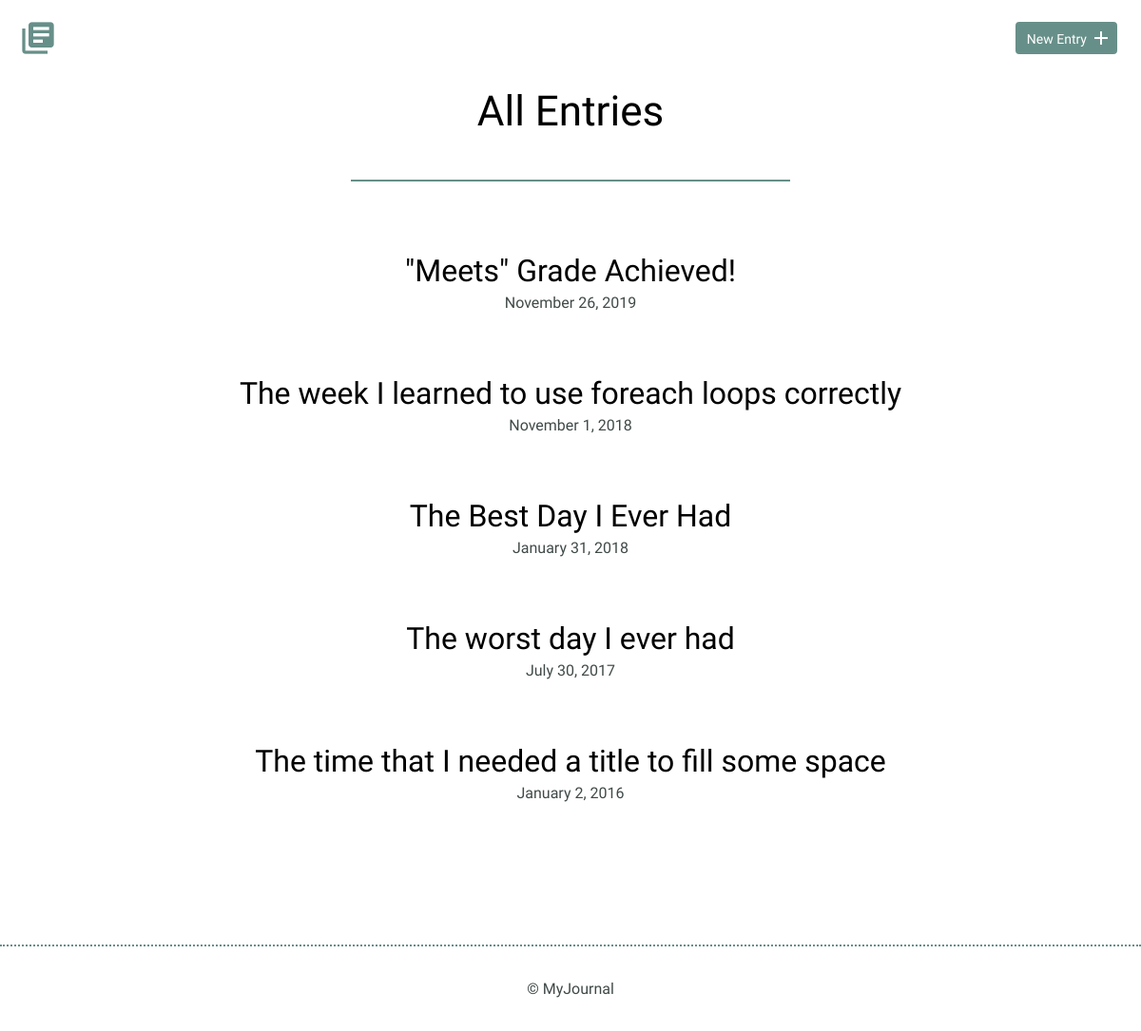
Before: / with the older database file.
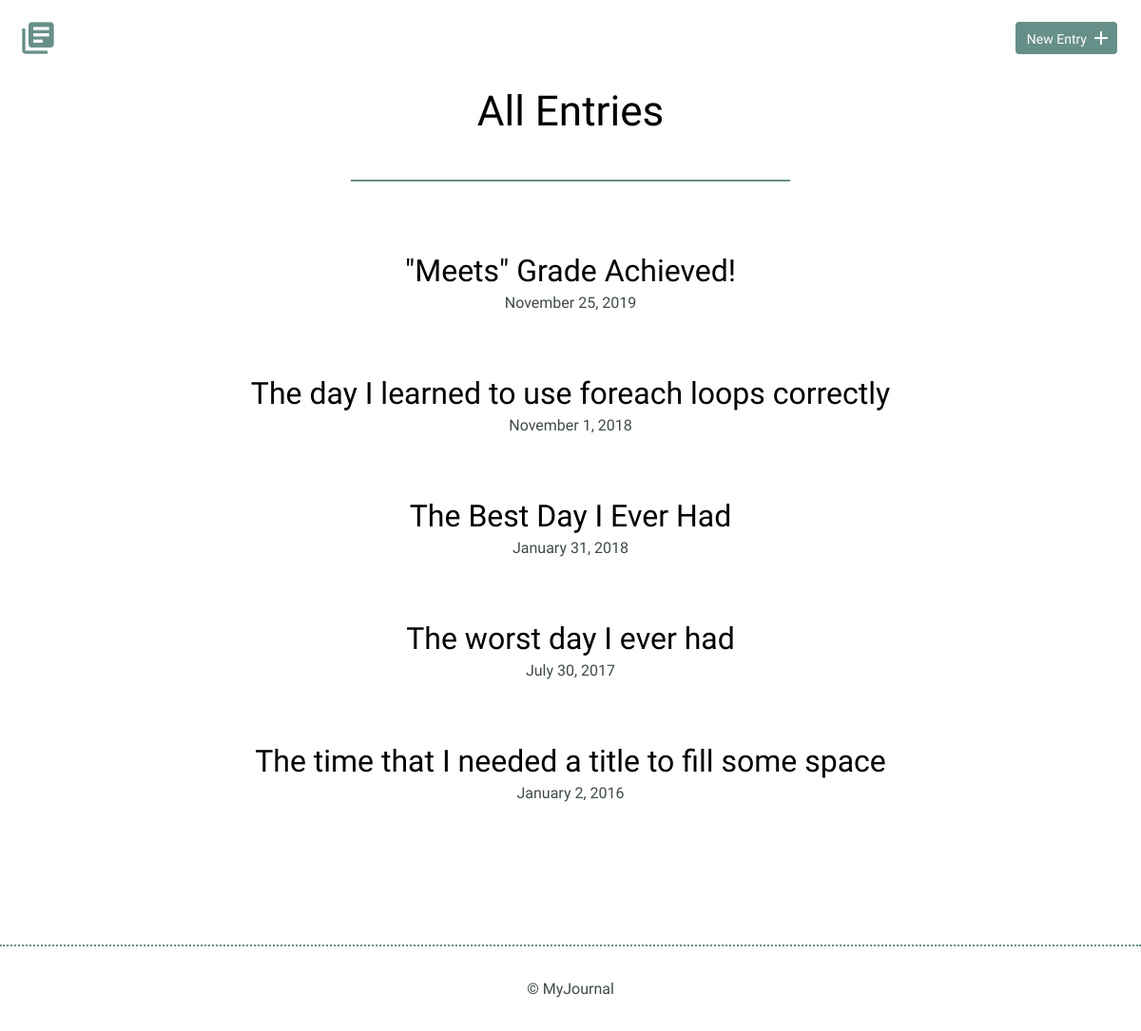
After: the same page with the newer database file.
### tables this page shows
CREATE TABLE "entries" (
	"id"	INTEGER,
	"title"	TEXT,
	"date"	TEXT,
	"time_spent"	INTEGER,
	"learned"	BLOB,
	"resources"	BLOB,
	"tags"	BLOB,
	PRIMARY KEY("id")
);

### inc/functions.php (called while the page is built, shortened)
<?php
function get_entries_list($tag=null){
  include("connection.php");
  try {
    $sql = "SELECT * FROM entries";
    $sql .= " ORDER BY date DESC";
    $results = $db->prepare($sql);
    $results->execute();
    $entries = $results->fetchAll(PDO::FETCH_ASSOC);
    return $entries;
  } catch (Exception $e){
    echo $e->getMessage();
    die();
  }
}

### index.php (the view, shortened to what this page needs)
<?php
require_once('./inc/connection.php');
include('./inc/functions.php');
include('./inc/header.php');
$tag=null;
$pageTitle="All Entries";
?>
<section>
  <div class="container">
    <h1><?= $pageTitle; ?></h1>
    <hr />
    <div class="entry-list">
      <?php foreach(get_entries_list($tag) as $entry) {
      $vardate = explode('-',$entry['date']);
      $year = intval($vardate[0]);
      $month = date('F',mktime(0,0,0,intval($vardate[1])));
      $date = intval($vardate[2]);
      ?>
      <article>
        <h2><a href="detail.php?id=<?= $entry['id']; ?>"><?= $entry['title']; ?></a></h2>
        <time datetime="<?= $entry['date'] ?>"><?= $month; ?> <?= $date ?>, <?= $year; ?></time>
      </article>
      <?php } ?>
    </div>
  </div>
</section>
<?php
include('./inc/footer.php');
?>

### inc/header.php (shortened to what this page needs)
<!DOCTYPE html>
<html>
<head>
  <link rel="stylesheet" href="css/normalize.css">
  <link rel="stylesheet" href="css/site.css">
</head>
<body>
  <header>
    <div class="container">
      <div class="site-header">
        <a class="logo" href="index.php"><i class="material-icons">library_books</i></a>
        <a class="button icon-right" href="entry.php"><span>New Entry</span> <i class="material-icons">add</i></a>
      </div>
    </div>
  </header>

### inc/footer.php
<footer>
  <div>
    &copy; MyJournal
  </div>
</footer>
</body>
</html>

### css/site.css (style rules this page uses)
body { font-size: 16px; color: #404a49; font-family: "Cousine", serif; font-weight: 400; }
.container { margin: 0 auto; padding: 0 25px; }
header .site-header { margin: 0 auto; height: 95px; }
header .logo i { color: #678f89; margin: 20px 0 0 -5px; float: left; font-size: 40px; }
header .button { float: right; margin: 33px 0 0 0; }
footer { text-align: center; padding: 35px 0; border-top: 2px dotted #678f89; }
.button { padding: 8px 10px 6px 10px; background: #678f89; border: 2px solid #678f89; border-radius: 4px; text-decoration: none; color: #FFF; position: relative; text-align: center; font-size: 14px; }
.button.icon-right { padding-right: 30px; top: -10px; }
.button.icon-right i { position: absolute; top: 3px; right: 3px; }
h1, h2, h3 { margin: 0; font-weight: 400; line-height: 1em; color: #000; }
h1 { font-size: 44px; margin-bottom: 12px; text-align: center; }
h2 { font-size: 32px; }
h2 a { text-decoration: none; color: #000; }
hr { border: 1px solid #678f89; width: 40%; margin-top: 50px; }
.entry-list, .edit-entry, .new-entry { max-width: 800px; margin: 0 auto; padding: 70px 0 150px 0; }
.entry-list article { margin-bottom: 70px; text-align: center; }
.entry-list article:last-child { margin-bottom: 0; }
.entry-list article h2 { margin-bottom: 8px; }

Changed rows visible on the page:
changed entries "\"Meets\" Grade Achieved!": date "26" → "25"
changed entries: title "The week I learned to use foreach loops correctly" → "The day I learned to use foreach loops correctly"
